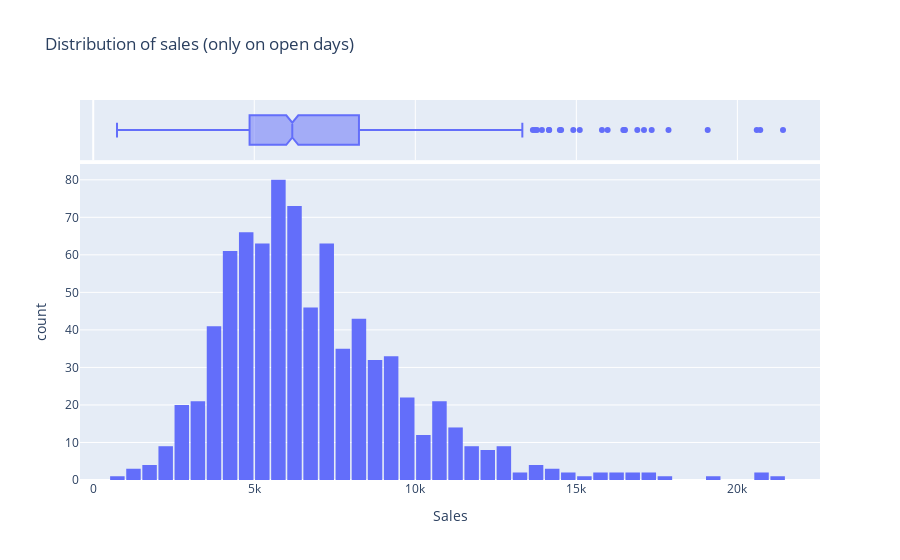

Here is the notebook cell this chart was saved with:
### Code cell
fig = px.histogram(merged_sample_df[merged_sample_df.Open == 1], x='Sales',
                   marginal='box',
                   title='Distribution of sales (only on open days)')

fig.update_layout(bargap=0.1)
fig.show()

### Figure 1 — Plotly figure (JSON) as saved in the notebook; plotly's stock layout.template omitted (floating-point values rounded to 4 significant figures; data arrays with more than 128 entries replaced by an {"elided": "..."} marker saying what was removed)
{"data": [{"alignmentgroup": "True", "bingroup": "x", "hovertemplate": "Sales=%{x}<br>count=%{y}<extra></extra>", "legendgroup": "", "marker": {"color": "#636efa", "pattern": {"shape": ""}}, "name": "", "offsetgroup": "", "orientation": "v", "showlegend": false, "type": "histogram", "x": {"elided": "814 int values"}, "xaxis": "x", "yaxis": "y"}, {"alignmentgroup": "True", "hovertemplate": "Sales=%{x}<extra></extra>", "legendgroup": "", "marker": {"color": "#636efa"}, "name": "", "notched": true, "offsetgroup": "", "showlegend": false, "type": "box", "x": {"elided": "814 int values"}, "xaxis": "x2", "yaxis": "y2"}], "layout": {"bargap": 0.1, "barmode": "relative", "legend": {"tracegroupgap": 0}, "title": {"text": "Distribution of sales (only on open days)"}, "xaxis": {"anchor": "y", "domain": [0, 1], "title": {"text": "Sales"}}, "xaxis2": {"anchor": "y2", "domain": [0, 1], "matches": "x", "showgrid": true, "showticklabels": false}, "yaxis": {"anchor": "x", "domain": [0, 0.8316], "title": {"text": "count"}}, "yaxis2": {"anchor": "x2", "domain": [0.8416, 1], "matches": "y2", "showgrid": false, "showline": false, "showticklabels": false, "ticks": ""}}}
